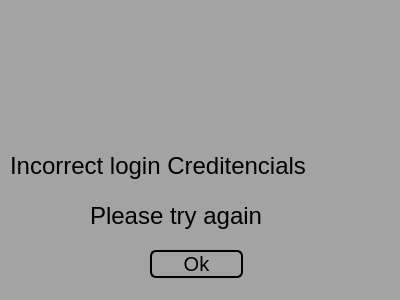
<?xml version="1.0" encoding="UTF-8"?>
<ui version="4.0">
 <class>Dialog</class>
 <widget class="QDialog" name="Dialog">
  <property name="geometry">
   <rect>
    <x>0</x>
    <y>0</y>
    <width>400</width>
    <height>300</height>
   </rect>
  </property>
  <property name="minimumSize">
   <size>
    <width>400</width>
    <height>300</height>
   </size>
  </property>
  <property name="maximumSize">
   <size>
    <width>450</width>
    <height>300</height>
   </size>
  </property>
  <property name="windowTitle">
   <string>Dialog</string>
  </property>
  <property name="styleSheet">
   <string notr="true">QDialog {
	background-color: rgba(154, 154, 154, 180);
}

QLabel#Error {
	color: rgb(0, 0, 0);
    background-color: rgba(255, 255, 255, 0);
    font-size: 18pt;
}

QLabel#Error_2 {
	color: rgb(0, 0, 0);
    background-color: rgba(255, 255, 255, 0);
    font-size: 18pt;
}

QPushButton#Error_Button {
    border: 2px solid #000000;
    border-radius: 6px;
    background-color: transparent;
    color: rgb(0, 0, 0);
    font-size: 15pt;
}</string>
  </property>
  <widget class="QLabel" name="label">
   <property name="geometry">
    <rect>
     <x>140</x>
     <y>0</y>
     <width>121</width>
     <height>121</height>
    </rect>
   </property>
   <property name="text">
    <string/>
   </property>
   <property name="pixmap">
    <pixmap>../../../../Downloads/1110 (1).png</pixmap>
   </property>
  </widget>
  <widget class="QLabel" name="Error">
   <property name="geometry">
    <rect>
     <x>10</x>
     <y>130</y>
     <width>370</width>
     <height>71</height>
    </rect>
   </property>
   <property name="text">
    <string>Incorrect login Creditencials</string>
   </property>
  </widget>
  <widget class="QLabel" name="Error_2">
   <property name="geometry">
    <rect>
     <x>90</x>
     <y>180</y>
     <width>221</width>
     <height>71</height>
    </rect>
   </property>
   <property name="text">
    <string>Please try again </string>
   </property>
  </widget>
  <widget class="QPushButton" name="Error_Button">
   <property name="geometry">
    <rect>
     <x>150</x>
     <y>250</y>
     <width>93</width>
     <height>28</height>
    </rect>
   </property>
   <property name="text">
    <string>Ok</string>
   </property>
  </widget>
 </widget>
 <resources/>
 <connections/>
</ui>
